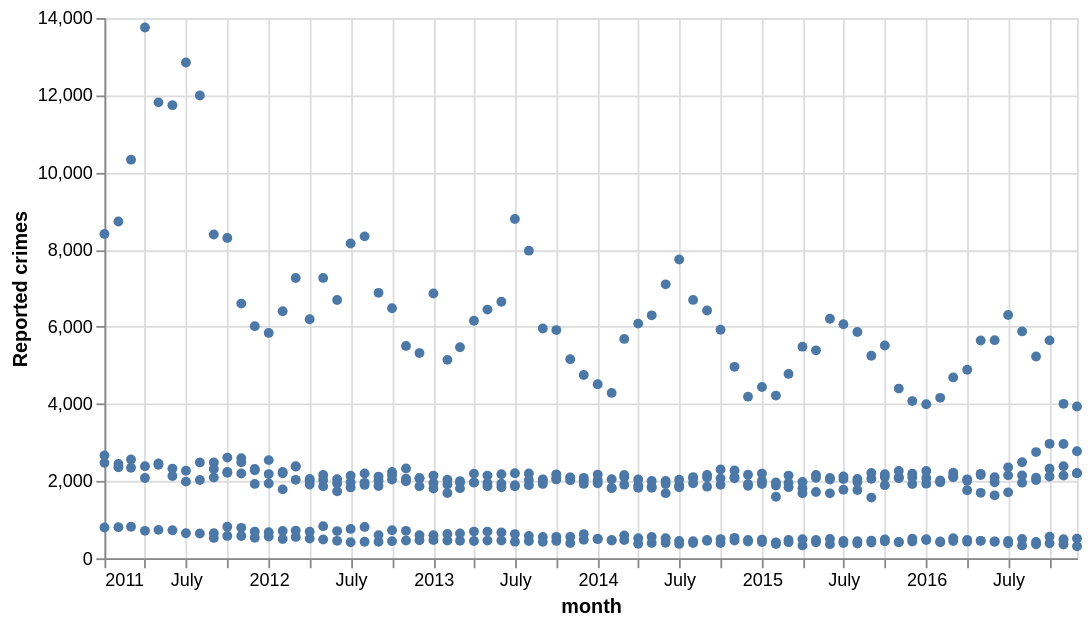

The specification (Vega-Lite) saved for this image:
### Vega-Lite specification from a JSON file in a GitHub repository (floating-point values rounded to 4 significant figures; data arrays with more than 128 entries replaced by an {"elided": "..."} marker saying what was removed)
{"$schema": "https://vega.github.io/schema/vega-lite/v5.json", "data": {"values": {"elided": "416 records"}, "format": {"parse": {"month": "date"}}}, "encoding": {"color": {}, "opacity": {"value": 1}, "x": {"field": "month", "type": "temporal"}, "y": {"field": "reportedCrimes", "title": "Reported crimes", "type": "quantitative"}}, "mark": "circle", "width": 540}
